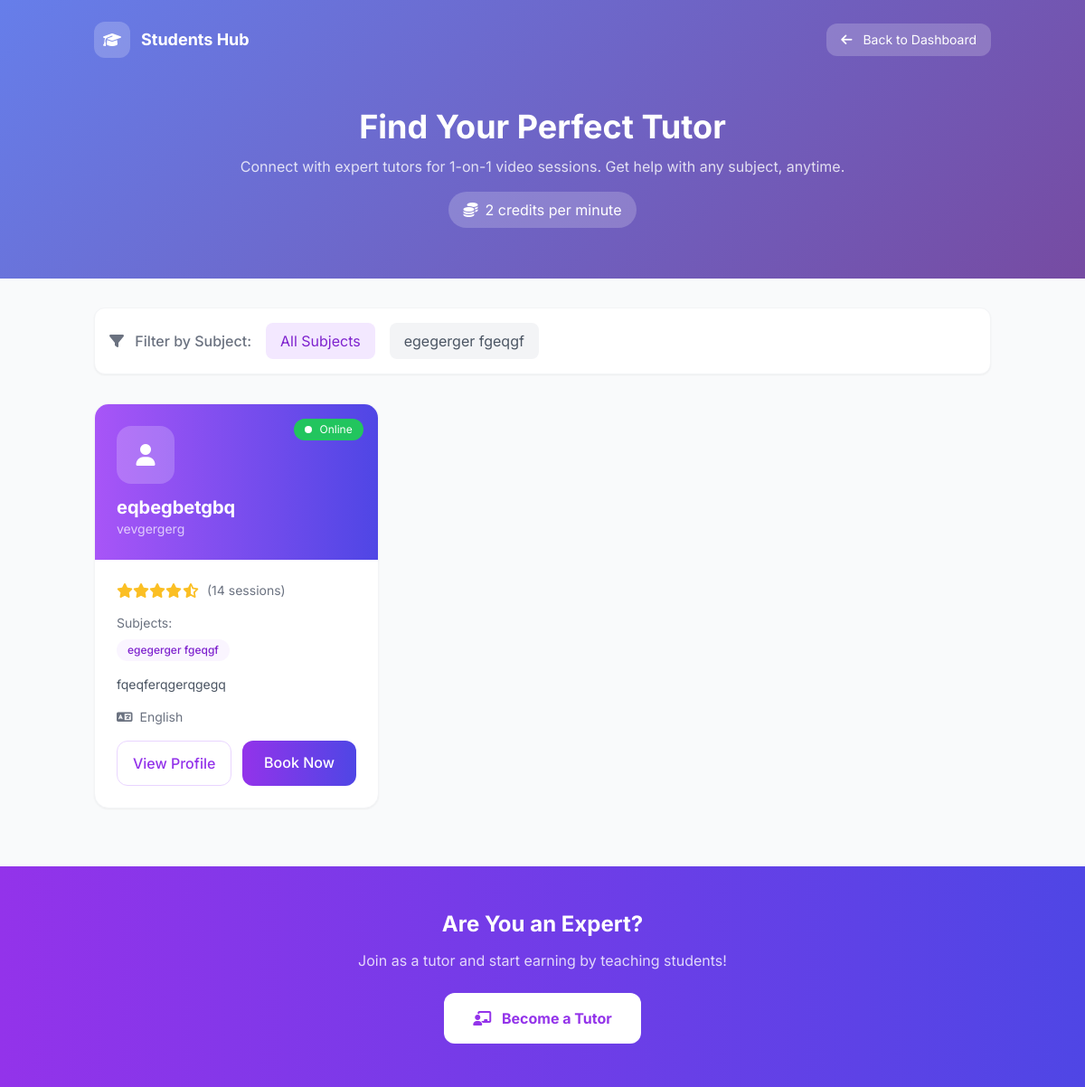
Page /tutoring/browse on the earlier database version.
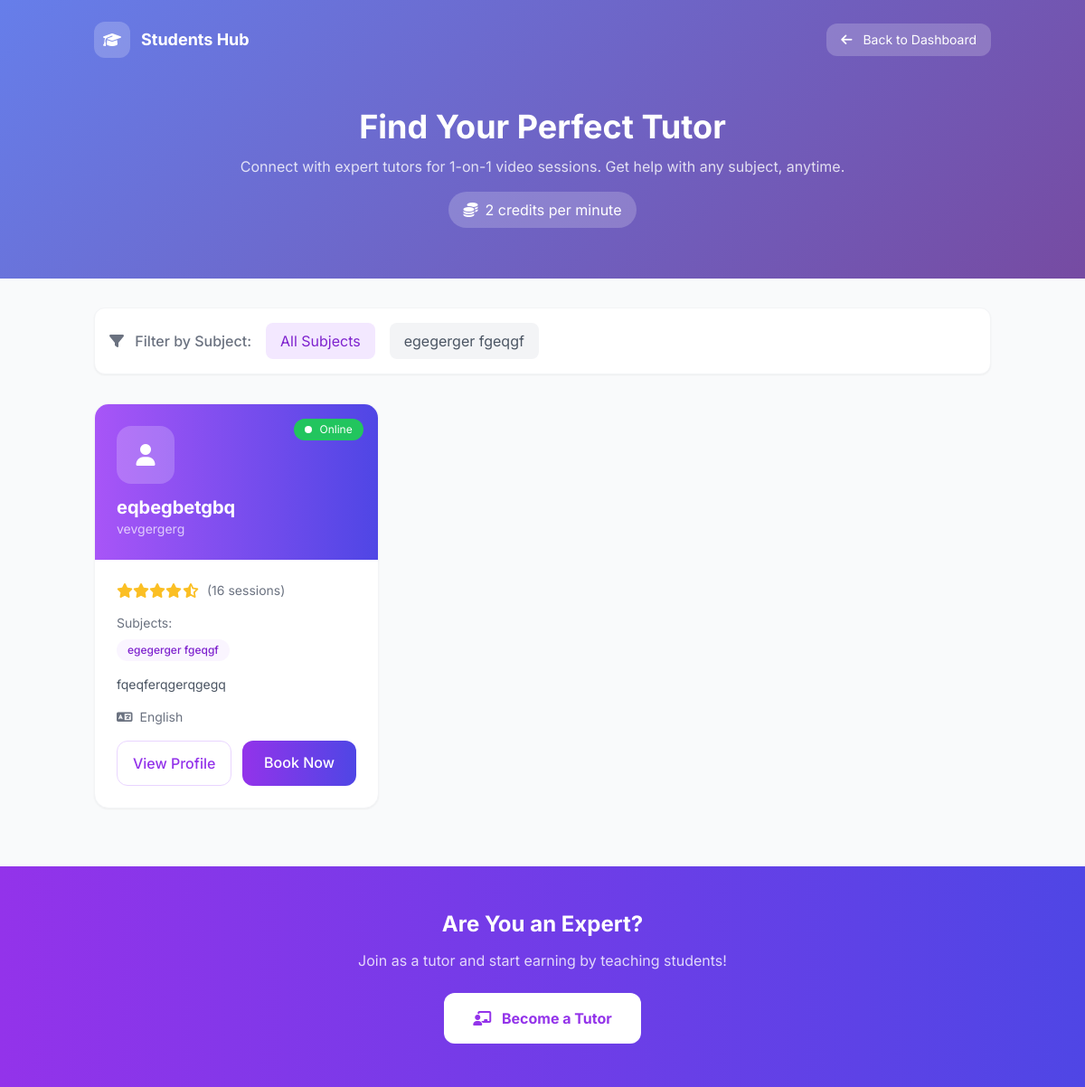
Same page on the later database version.
### models.py (models this page shows)
class Tutor(db.Model):
    id = db.Column(db.Integer, primary_key=True)
    email = db.Column(db.String(150), unique=True, nullable=False)
    password = db.Column(db.String(255), nullable=False)
    full_name = db.Column(db.String(150), nullable=False)
    phone = db.Column(db.String(20), nullable=False)
    display_name = db.Column(db.String(100), nullable=False)  # Anonymous name
    bio = db.Column(db.Text, nullable=True)
    profile_image = db.Column(db.String(500), nullable=True)
    qualification = db.Column(db.String(200), nullable=False)  # e.g., "B.Tech Computer Science"
    experience_years = db.Column(db.Integer, default=0)
    college = db.Column(db.String(200), nullable=True)
    id_proof_path = db.Column(db.String(500), nullable=True)  # Uploaded ID for verification
    subjects = db.Column(db.String(500), nullable=False)  # Comma-separated: "Math,Physics,Chemistry"
    languages = db.Column(db.String(200), default="English")  # Languages they can teach in
    is_approved = db.Column(db.Boolean, default=False)  # Requires admin approval
    is_available = db.Column(db.Boolean, default=False)  # Online/offline toggle
    is_active = db.Column(db.Boolean, default=True)  # Account active
    rating = db.Column(db.Float, default=5.0)
    total_sessions = db.Column(db.Integer, default=0)
    total_minutes = db.Column(db.Integer, default=0)
    total_earnings = db.Column(db.Integer, default=0)  # In credits
    created_at = db.Column(db.DateTime, default=datetime.utcnow)
    approved_at = db.Column(db.DateTime, nullable=True)
    last_online = db.Column(db.DateTime, nullable=True)
    sessions = db.relationship('TutoringSession', backref='tutor', lazy=True)

### tutoring.py (the view)
@tutoring_bp.route('/browse')
def browse_tutors():
    subject_filter = request.args.get('subject', '')
    query = Tutor.query.filter_by(is_approved=True, is_active=True)
    if subject_filter:
        query = query.filter(Tutor.subjects.ilike(f'%{subject_filter}%'))
    tutors = query.order_by(Tutor.rating.desc()).all()
    all_subjects = set()
    for t in Tutor.query.filter_by(is_approved=True).all():
        for s in t.subjects.split(','):
            all_subjects.add(s.strip())
    return render_template('tutoring/browse.html',
                         tutors=tutors,
                         subjects=sorted(all_subjects),
                         current_filter=subject_filter,
                         rate_per_minute=RATE_PER_MINUTE)

### templates/tutoring/browse.html (shortened to what the changed rows need)
<!DOCTYPE html>
<html lang="en">
<head>
    <script src="https://cdn.tailwindcss.com"></script>
    <link rel="stylesheet" href="https://cdnjs.cloudflare.com/ajax/libs/font-awesome/6.4.0/css/all.min.css">
</head>
<body class="bg-gray-50 min-h-screen">
    <header class="gradient-header text-white">
        <div class="container mx-auto px-4 py-6">
            <div class="text-center py-8">
                <h1 class="text-4xl font-bold mb-3">Find Your Perfect Tutor</h1>
            </div>
        </div>
    </header>
    <main class="container mx-auto px-4 py-8">
        <div class="bg-white rounded-xl border border-gray-100 shadow-sm p-4 mb-8">
            <div class="flex flex-wrap items-center gap-4">
                <span class="text-gray-500 font-medium">
                    <i class="fa-solid fa-filter mr-2"></i> Filter by Subject:
                </span>
                <a href="{{ url_for('tutoring.browse_tutors') }}"
                    class="px-4 py-2 rounded-lg {% if not current_filter %}bg-purple-100 text-purple-700{% else %}bg-gray-100 text-gray-600 hover:bg-gray-200{% endif %} transition-all">
                    All Subjects
                </a>
                {% for subject in subjects %}
                <a href="{{ url_for('tutoring.browse_tutors', subject=subject) }}"
                    class="px-4 py-2 rounded-lg {% if current_filter == subject %}bg-purple-100 text-purple-700{% else %}bg-gray-100 text-gray-600 hover:bg-gray-200{% endif %} transition-all">
                    {{ subject }}
                </a>
                {% endfor %}
            </div>
        </div>
        {% if tutors %}
        <div class="grid md:grid-cols-2 lg:grid-cols-3 gap-6">
            {% for tutor in tutors %}
            <div class="tutor-card bg-white rounded-2xl border border-gray-100 shadow-sm overflow-hidden">
                <div class="bg-gradient-to-r from-purple-500 to-indigo-600 p-6 text-white relative">
                    {% if tutor.is_available %}
                    <div
                        class="absolute top-4 right-4 flex items-center gap-2 bg-green-500 px-3 py-1 rounded-full text-xs">
                        <span class="w-2 h-2 bg-white rounded-full online-dot"></span>
                        Online
                    </div>
                    {% endif %}
                    <div class="w-16 h-16 bg-white/20 rounded-2xl flex items-center justify-center text-2xl mb-3">
                        {% if tutor.profile_image %}
                        <img src="{{ tutor.profile_image }}" alt="" class="w-full h-full object-cover rounded-2xl">
                        {% else %}
                        <i class="fa-solid fa-user"></i>
                        {% endif %}
                    </div>
                    <h3 class="text-xl font-bold">{{ tutor.display_name }}</h3>
                    <p class="text-white/70 text-sm">{{ tutor.qualification }}</p>
                </div>
                <div class="p-6">
                    <div class="flex items-center gap-2 mb-4">
                        <div class="flex text-amber-400">
                            {% for i in range(5) %}
                            {% if i < tutor.rating|int %} <i class="fa-solid fa-star"></i>
                                {% elif i < tutor.rating %} <i class="fa-solid fa-star-half-stroke"></i>
                                    {% else %}
                                    <i class="fa-regular fa-star"></i>
                                    {% endif %}
                                    {% endfor %}
                        </div>
                        <span class="text-gray-500 text-sm">({{ tutor.total_sessions }} sessions)</span>
                    </div>
                    <div class="mb-4">
                        <p class="text-gray-500 text-sm mb-2">Subjects:</p>
                        <div class="flex flex-wrap gap-2">
                            {% for subject in tutor.subjects.split(',')[:3] %}
                            <span class="px-3 py-1 bg-purple-50 text-purple-700 rounded-full text-xs font-medium">
                                {{ subject.strip() }}
                            </span>
                            {% endfor %}
                        </div>
                    </div>
                    {% if tutor.bio %}
                    <p class="text-gray-600 text-sm mb-4 line-clamp-2">
                        {{ tutor.bio[:100] }}{% if tutor.bio|length > 100 %}...{% endif %}
                    </p>
                    {% endif %}
                    <div class="flex items-center gap-2 text-gray-500 text-sm mb-4">
                        <i class="fa-solid fa-language"></i>
                        <span>{{ tutor.languages }}</span>
                    </div>
                    <div class="flex gap-3">
                        <a href="{{ url_for('tutoring.tutor_profile', tutor_id=tutor.id) }}"
                            class="flex-1 py-3 text-center border border-purple-200 text-purple-600 font-medium rounded-xl hover:bg-purple-50 transition-all">
                            View Profile
                        </a>
                        {% if tutor.is_available %}
                        <a href="{{ url_for('tutoring.tutor_profile', tutor_id=tutor.id) }}#book"
                            class="flex-1 py-3 text-center bg-gradient-to-r from-purple-600 to-indigo-600 text-white font-medium rounded-xl hover:from-purple-700 hover:to-indigo-700 transition-all">
                            Book Now
                        </a>
                        {% else %}
                        <button disabled
                            class="flex-1 py-3 text-center bg-gray-200 text-gray-500 font-medium rounded-xl cursor-not-allowed">
                            Offline
                        </button>
                        {% endif %}
                    </div>
                </div>
            </div>
            {% endfor %}
        </div>
        {% endif %}
    </main>
    <section class="bg-gradient-to-r from-purple-600 to-indigo-600 text-white py-12 mt-8">
        <div class="container mx-auto px-4 text-center">
            <h2 class="text-2xl font-bold mb-3">Are You an Expert?</h2>
        </div>
    </section>
</body>
</html>

Differences in the rows shown:
changed Tutor "eqbegbetgbq": total_sessions "14" → "16"
